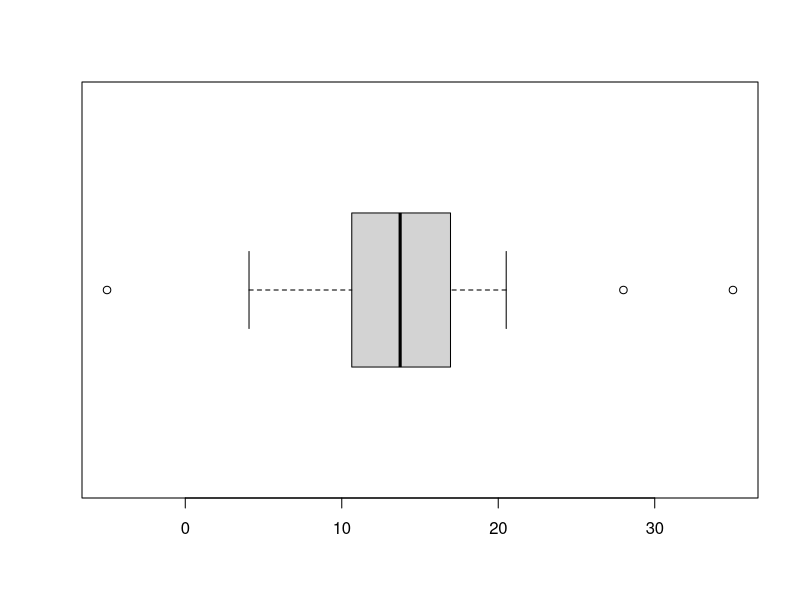
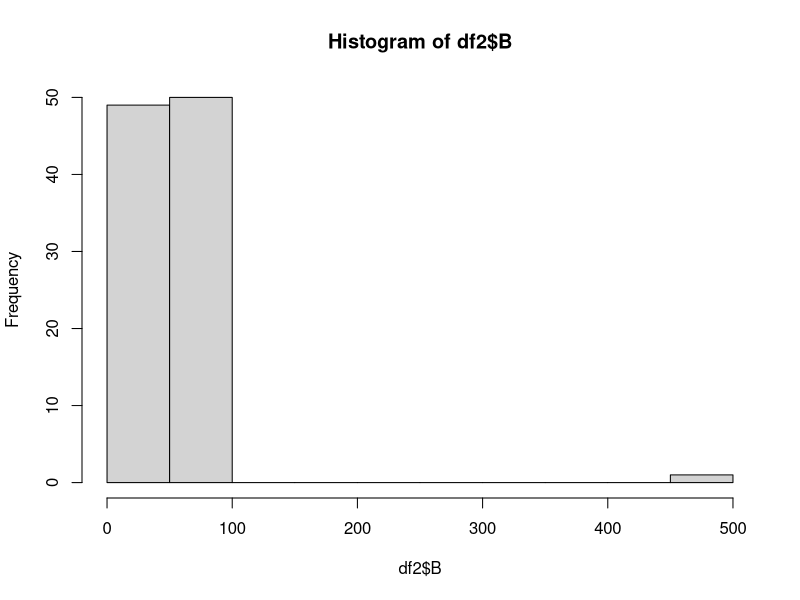
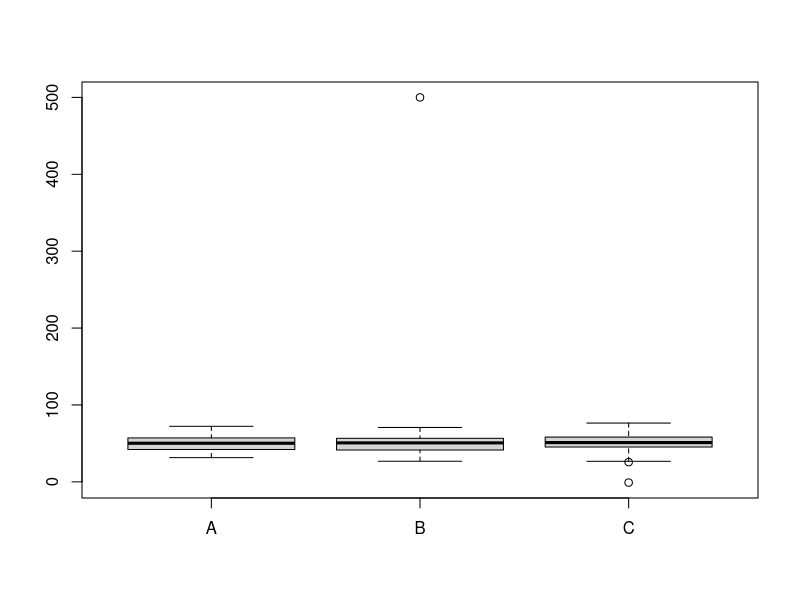

The R script that drew these images, in order:
# Introduction and exploring raw data

## Exploring raw data
## Understand the structure of your data
## Look at your data
## Visualize your data

## Visualizing your data
## hist() : View histogram of a single variable
## plot() : View plot of two variables

# Tidying data
library(tidyr)

## Gather columns into key-value pairs
## gather(data, key, value, ...)
## data : a data frame
## key : bare name of new key column
## value : bare name of new value column
## ... : bare names of columns to gather (or not)
wide_df <- data.frame(col = c("X", "Y"), A = c(1, 4), B = c(2, 5), C = c(3, 6))
gather(wide_df, my_key, my_val, -col)

## Spread key-value pairs into columns
## spread(data, key, value)
## data : a data frame
## key : bare name of column containing keys
## value : bare name of column containing values
long_df <- gather(wide_df, my_key, my_val, -col)
spread(long_df, my_key, my_val)

## Separate columns
## separate(data, col, into)
## data : a data frame
## col : bare name of column to separate
## into : character vector of new column names
treatments <- data.frame(patient = rep(c("X", "Y"), times = 3), treatment = rep(c("A", "B"), each = 3), year_mo = rep(c("2010-10", "2012-08", "2014-12"), each = 2), response = c(1, 4, 2, 5, 3, 6))
treatments <- separate(treatments, year_mo, c("year", "month"))

## Unite columns
## unite(data, col, ...)
## data : a data frame, sep = "-"
## col : bara name of new column
## ... : bare names of columns to unite
treatments <- unite(treatments, year_mo, year, month, sep = "-")

# Preparing data for analysis

## Types of variables in R
## numeric : 23.44, 120, NaN, Inf
## integer : 4L, 1123L
## factor : factor("Hello"), factor(8)
## logical : TRUE, FALSE, NA

## Type conversions
as.numeric(TRUE)

## Dates with lubridate
library(lubridate)
ymd("2015-08-25")
dmy("25 August 2015")
hms("13:33:09")
ymd_hms("2015/08/25 13.33.09")

## Key functions in stringr for cleaning data
library(stringr)
str_trim("   this is a test   ")
str_pad("24493", width = 7, side = "left", pad = "0")
friends <- c("Sarah", "Tom", "Alice")
str_detect(friends, "Alice")
str_replace(friends, "Alice", "David")

## Other helpful functions in base R
## tolower : make all lowercase
## toupper : make all uppercase
tolower("I AN TALKING LOUDLY!!")
toupper("I an whispering...")

## Trimming and padding strings
str_trim(c("   Filip ", "Nick  ", " Jonathan"))
str_pad(c("23485W", "8823453Q", "994Z"), width = 9, side = "left", pad = "0")

## Missing values
## May be random, but dangerous to assume
## Sometimes associated with variable/outcome of interest
## in R, represented as NA
## May apper in other forms

## Special values
## Inf : Infinite value (indicative of outliers?)
1/0
1/0 + 1/0
33333^33333
## NaN : Not a number (rethink a variable?)
0/0
1/0 - 1/0

## Finding missing values
df <- data.frame(A = c(1, NA, 8, NA),
                 B = c(3, NA, 88, 23),
                 C = c(2, 45, 3, 1))
is.na(df)
any(is.na(df))
sum(is.na(df))

## Dealing with missing values
complete.cases(df) # find rows with no missing values
df[complete.cases(df), ]
na.omit(df)

## Outliers
set.seed(10)
x <- c(rnorm(30, mean = 15, sd = 5), -5, 28, 35)
boxplot(x, horizontal = TRUE)

## Finding outliers and errors
df2 <- data.frame(A = rnorm(100, 50, 10),
                  B = c(rnorm(99, 50, 10), 500),
                  C = c(rnorm(99, 50, 10), -1))
summary(df2)
hist(df2$B, greaks = 20)
boxplot(df2)

# Putting it all together

## 













































































